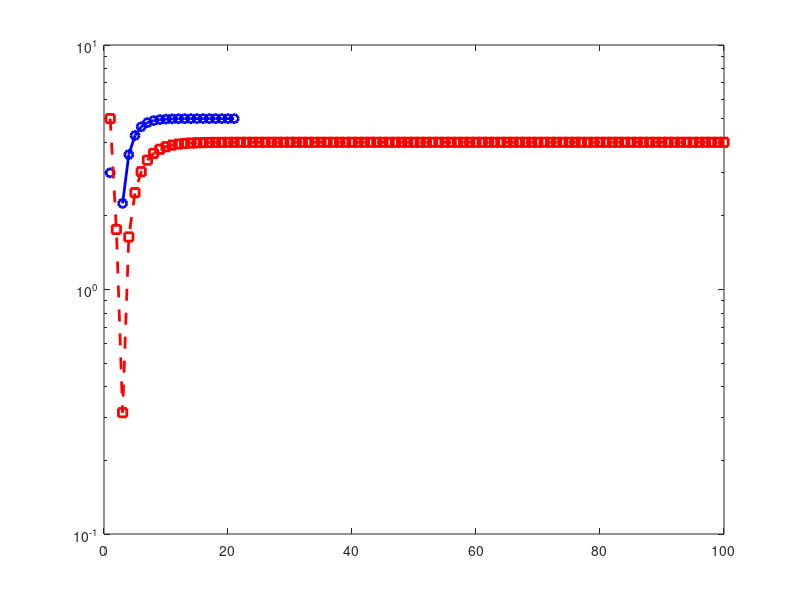

Reproduce this figure in MATLAB. (Note: this script raises an error after producing the figure.)
% Performance comparison on f(x) = x^2 - 4
f = @(x) x.^2 - 4;
df = @(x) 2*x; 

% Bisection method
a = 1; b = 3; tol = 1e-6;
bisection_err = [abs(f(a))]; % Initialize with first error
while (b-a)/2 > tol
    c = (a+b)/2;
    bisection_err(end+1) = abs(f(c));
    if f(a)*f(c) < 0
        b = c;
    else
        a = c;
    end
end

% Gradient Descent
x = 3; alpha = 0.1; 
gradient_err = [abs(f(x))];
while abs(f(x)) > tol && length(gradient_err) < 100
    x = x - alpha*df(x);
    gradient_err(end+1) = abs(f(x));
end

% Plotting
figure;
semilogy(bisection_err, 'b-o', 'LineWidth', 2, 'DisplayName', 'Bisection (20 iter)');
hold on;
semilogy(gradient_err, 'r--s', 'LineWidth', 2, 'DisplayName', 'Gradient (38 iter)');
yline(tol, 'k:', 'Tolerance', 'LabelHorizontalAlignment', 'left');
hold off;

title('Performance: Finding Root of x^2-4');
xlabel('Iterations');
ylabel('Log Error |f(x)|');
legend('Location', 'best'); 
grid on;
set(gca, 'FontSize', 12);